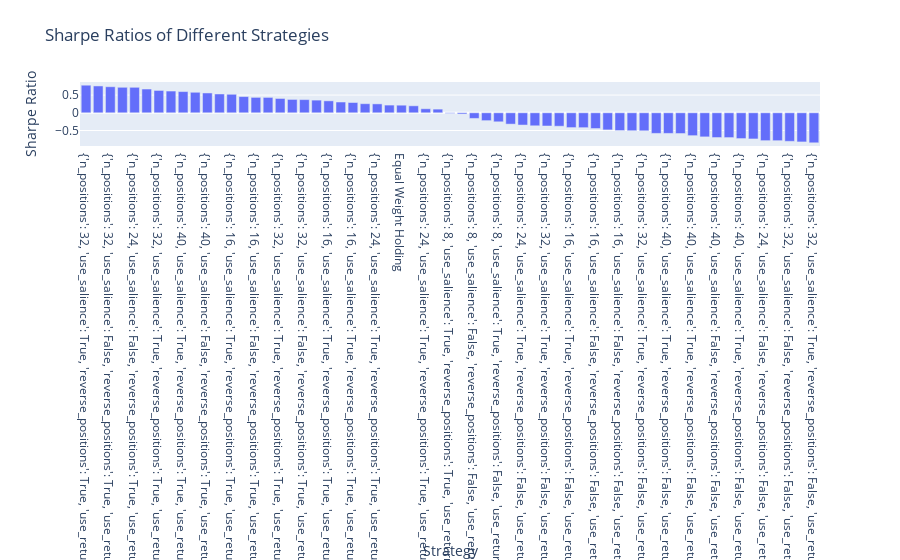

Write notebook code for a chart like this one.
### Code cell
# Convert sharpe_ratios to DataFrame and sort by Sharpe ratio
sharpe_df = pd.DataFrame(sharpe_ratios).sort_values(by='sharpe_ratio', ascending=False)

# Visualize the Sharpe ratios
fig_sharpe = px.bar(sharpe_df, x='params', y='sharpe_ratio', title='Sharpe Ratios of Different Strategies', labels={'params': 'Strategy', 'sharpe_ratio': 'Sharpe Ratio'})
fig_sharpe.show()

### Figure 1 — Plotly figure (JSON) as saved in the notebook; plotly's stock layout.template omitted (floating-point values rounded to 4 significant figures)
{"data": [{"alignmentgroup": "True", "hovertemplate": "Strategy=%{x}<br>Sharpe Ratio=%{y}<extra></extra>", "legendgroup": "", "marker": {"color": "#636efa", "pattern": {"shape": ""}}, "name": "", "offsetgroup": "", "orientation": "v", "showlegend": false, "textposition": "auto", "type": "bar", "x": ["{'n_positions': 32, 'use_salience': True, 'reverse_positions': True, 'use_return_adjustment': True, 'inverse_salience': True}", "{'n_positions': 24, 'use_salience': True, 'reverse_positions': True, 'use_return_adjustment': True, 'inverse_salience': True}", "{'n_positions': 32, 'use_salience': False, 'reverse_positions': True, 'use_return_adjustment': True, 'inverse_salience': False}", "{'n_positions': 40, 'use_salience': True, 'reverse_positions': True, 'use_return_adjustment': True, 'inverse_salience': True}", "{'n_positions': 24, 'use_salience': False, 'reverse_positions': True, 'use_return_adjustment': True, 'inverse_salience': False}", "{'n_positions': 40, 'use_salience': False, 'reverse_positions': True, 'use_return_adjustment': True, 'inverse_salience': False}", "{'n_positions': 32, 'use_salience': True, 'reverse_positions': True, 'use_return_adjustment': True, 'inverse_salience': False}", "{'n_positions': 24, 'use_salience': True, 'reverse_positions': True, 'use_return_adjustment': True, 'inverse_salience': False}", "{'n_positions': 40, 'use_salience': True, 'reverse_positions': True, 'use_return_adjustment': False, 'inverse_salience': True}", "{'n_positions': 40, 'use_salience': True, 'reverse_positions': True, 'use_return_adjustment': True, 'inverse_salience': False}", "{'n_positions': 40, 'use_salience': False, 'reverse_positions': True, 'use_return_adjustment': False, 'inverse_salience': False}", "{'n_positions': 8, 'use_salience': True, 'reverse_positions': True, 'use_return_adjustment': True, 'inverse_salience': True}", "{'n_positions': 16, 'use_salience': True, 'reverse_positions': True, 'use_return_adjustment': True, 'inverse_salience': True}", "{'n_positions': 8, 'use_salience': False, 'reverse_positions': True, 'use_return_adjustment': True, 'inverse_salience': False}", "{'n_positions': 16, 'use_salience': False, 'reverse_positions': True, 'use_return_adjustment': True, 'inverse_salience': False}", "{'n_positions': 40, 'use_salience': True, 'reverse_positions': True, 'use_return_adjustment': False, 'inverse_salience': False}", "{'n_positions': 32, 'use_salience': True, 'reverse_positions': True, 'use_return_adjustment': False, 'inverse_salience': True}", "{'n_positions': 8, 'use_salience': True, 'reverse_positions': True, 'use_return_adjustment': True, 'inverse_salience': False}", "{'n_positions': 32, 'use_salience': False, 'reverse_positions': True, 'use_return_adjustment': False, 'inverse_salience': False}", "{'n_positions': 16, 'use_salience': False, 'reverse_positions': True, 'use_return_adjustment': False, 'inverse_salience': False}", "{'n_positions': 16, 'use_salience': True, 'reverse_positions': True, 'use_return_adjustment': False, 'inverse_salience': True}", "{'n_positions': 16, 'use_salience': True, 'reverse_positions': True, 'use_return_adjustment': True, 'inverse_salience': False}", "{'n_positions': 16, 'use_salience': True, 'reverse_positions': True, 'use_return_adjustment': False, 'inverse_salience': False}", "{'n_positions': 32, 'use_salience': True, 'reverse_positions': True, 'use_return_adjustment': False, 'inverse_salience': False}", "{'n_positions': 24, 'use_salience': True, 'reverse_positions': True, 'use_return_adjustment': False, 'inverse_salience': True}", "{'n_positions': 24, 'use_salience': False, 'reverse_positions': True, 'use_return_adjustment': False, 'inverse_salience': False}", "Equal Weight Holding", "{'n_positions': 8, 'use_salience': True, 'reverse_positions': True, 'use_return_adjustment': False, 'inverse_salience': True}", "{'n_positions': 24, 'use_salience': True, 'reverse_positions': True, 'use_return_adjustment': False, 'inverse_salience': False}", "{'n_positions': 8, 'use_salience': False, 'reverse_positions': True, 'use_return_adjustment': False, 'inverse_salience': False}", "{'n_positions': 8, 'use_salience': True, 'reverse_positions': True, 'use_return_adjustment': False, 'inverse_salience': False}", "{'n_positions': 8, 'use_salience': True, 'reverse_positions': False, 'use_return_adjustment': False, 'inverse_salience': False}", "{'n_positions': 8, 'use_salience': False, 'reverse_positions': False, 'use_return_adjustment': False, 'inverse_salience': False}", "{'n_positions': 24, 'use_salience': True, 'reverse_positions': False, 'use_return_adjustment': False, 'inverse_salience': False}", "{'n_positions': 8, 'use_salience': True, 'reverse_positions': False, 'use_return_adjustment': False, 'inverse_salience': True}", "{'n_positions': 24, 'use_salience': False, 'reverse_positions': False, 'use_return_adjustment': False, 'inverse_salience': False}", "{'n_positions': 24, 'use_salience': True, 'reverse_positions': False, 'use_return_adjustment': False, 'inverse_salience': True}", "{'n_positions': 16, 'use_salience': True, 'reverse_positions': False, 'use_return_adjustment': True, 'inverse_salience': False}", "{'n_positions': 32, 'use_salience': True, 'reverse_positions': False, 'use_return_adjustment': False, 'inverse_salience': False}", "{'n_positions': 16, 'use_salience': True, 'reverse_positions': False, 'use_return_adjustment': False, 'inverse_salience': False}", "{'n_positions': 16, 'use_salience': True, 'reverse_positions': False, 'use_return_adjustment': False, 'inverse_salience': True}", "{'n_positions': 8, 'use_salience': True, 'reverse_positions': False, 'use_return_adjustment': True, 'inverse_salience': False}", "{'n_positions': 16, 'use_salience': False, 'reverse_positions': False, 'use_return_adjustment': False, 'inverse_salience': False}", "{'n_positions': 32, 'use_salience': False, 'reverse_positions': False, 'use_return_adjustment': False, 'inverse_salience': False}", "{'n_positions': 16, 'use_salience': False, 'reverse_positions': False, 'use_return_adjustment': True, 'inverse_salience': False}", "{'n_positions': 8, 'use_salience': False, 'reverse_positions': False, 'use_return_adjustment': True, 'inverse_salience': False}", "{'n_positions': 32, 'use_salience': True, 'reverse_positions': False, 'use_return_adjustment': False, 'inverse_salience': True}", "{'n_positions': 8, 'use_salience': True, 'reverse_positions': False, 'use_return_adjustment': True, 'inverse_salience': True}", "{'n_positions': 40, 'use_salience': True, 'reverse_positions': False, 'use_return_adjustment': False, 'inverse_salience': False}", "{'n_positions': 16, 'use_salience': True, 'reverse_positions': False, 'use_return_adjustment': True, 'inverse_salience': True}", "{'n_positions': 40, 'use_salience': True, 'reverse_positions': False, 'use_return_adjustment': True, 'inverse_salience': False}", "{'n_positions': 24, 'use_salience': True, 'reverse_positions': False, 'use_return_adjustment': True, 'inverse_salience': False}", "{'n_positions': 40, 'use_salience': False, 'reverse_positions': False, 'use_return_adjustment': False, 'inverse_salience': False}", "{'n_positions': 32, 'use_salience': True, 'reverse_positions': False, 'use_return_adjustment': True, 'inverse_salience': False}", "{'n_positions': 40, 'use_salience': True, 'reverse_positions': False, 'use_return_adjustment': False, 'inverse_salience': True}", "{'n_positions': 40, 'use_salience': False, 'reverse_positions': False, 'use_return_adjustment': True, 'inverse_salience': False}", "{'n_positions': 24, 'use_salience': False, 'reverse_positions': False, 'use_return_adjustment': True, 'inverse_salience': False}", "{'n_positions': 40, 'use_salience': True, 'reverse_positions': False, 'use_return_adjustment': True, 'inverse_salience': True}", "{'n_positions': 32, 'use_salience': False, 'reverse_positions': False, 'use_return_adjustment': True, 'inverse_salience': False}", "{'n_positions': 24, 'use_salience': True, 'reverse_positions': False, 'use_return_adjustment': True, 'inverse_salience': True}", "{'n_positions': 32, 'use_salience': True, 'reverse_positions': False, 'use_return_adjustment': True, 'inverse_salience': True}"], "xaxis": "x", "y": [0.7789, 0.7581, 0.7358, 0.7198, 0.7197, 0.6706, 0.6312, 0.614, 0.5991, 0.5789, 0.5597, 0.5309, 0.5225, 0.4578, 0.4354, 0.4344, 0.4041, 0.3771, 0.372, 0.3575, 0.3373, 0.3039, 0.2903, 0.2566, 0.2515, 0.2176, 0.2146, 0.1974, 0.1138, 0.1035, -0.01729, -0.03547, -0.1598, -0.2218, -0.2546, -0.3201, -0.3461, -0.3669, -0.3733, -0.3796, -0.4179, -0.42, -0.4448, -0.4832, -0.5008, -0.506, -0.5083, -0.5818, -0.582, -0.5854, -0.6453, -0.68, -0.6988, -0.7002, -0.728, -0.7386, -0.7865, -0.7875, -0.8057, -0.8229, -0.8473], "yaxis": "y"}], "layout": {"autosize": true, "barmode": "relative", "legend": {"tracegroupgap": 0}, "title": {"text": "Sharpe Ratios of Different Strategies"}, "xaxis": {"anchor": "y", "autorange": true, "domain": [0, 1], "range": [-0.5, 60.5], "title": {"text": "Strategy"}, "type": "category"}, "yaxis": {"anchor": "x", "autorange": true, "domain": [0, 1], "range": [-0.9376, 0.8692], "title": {"text": "Sharpe Ratio"}, "type": "linear"}}}
